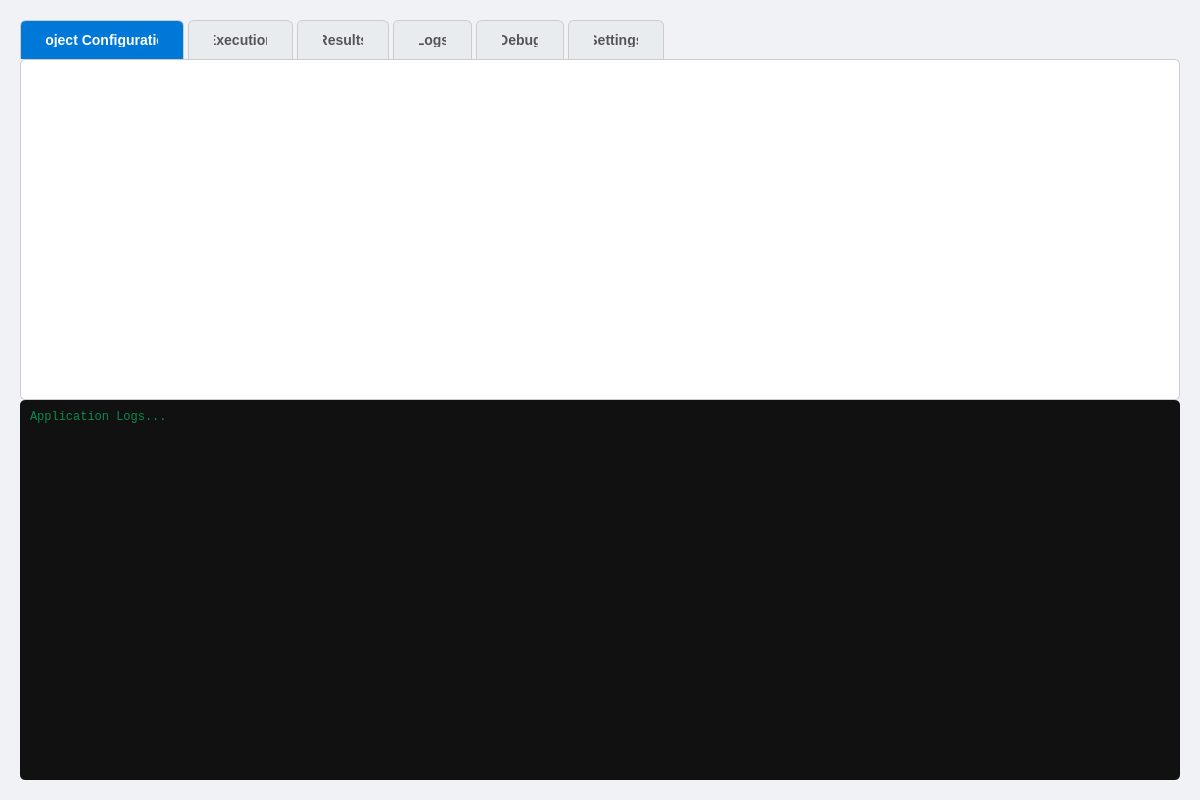
<?xml version="1.0" encoding="UTF-8"?>
<ui version="4.0">
 <class>MainWindowUI</class>
 <widget class="QWidget" name="MainWindowUI">
  <property name="geometry">
   <rect>
    <x>0</x>
    <y>0</y>
    <width>1200</width>
    <height>800</height>
   </rect>
  </property>
  <property name="windowTitle">
   <string>PCB Tester</string>
  </property>
  <property name="styleSheet">
   <string notr="true">QWidget#MainWindowUI {
    background-color: #f0f2f5;
}
QTabWidget::pane {
    border: 1px solid #ccc;
    border-radius: 5px;
    background: white;
}
QTabBar::tab {
    background: #e9ecef;
    color: #555;
    padding: 12px 25px;
    border: 1px solid #ccc;
    border-bottom: none;
    border-top-left-radius: 6px;
    border-top-right-radius: 6px;
    margin-right: 4px;
    font-weight: bold;
    font-family: Arial, sans-serif;
    font-size: 14px;
}
QTabBar::tab:selected {
    background: #0078d7;
    color: white;
}
QTabBar::tab:hover:!selected {
    background: #d4dae0;
}
QPushButton {
    background-color: qlineargradient(x1:0, y1:0, x2:0, y2:1, stop:0 #0078d7, stop:1 #005a9e);
    color: white;
    font-family: Arial, sans-serif;
    font-size: 14px;
    font-weight: bold;
    padding: 10px;
    border-radius: 5px;
    border: none;
}
QPushButton:hover {
    background-color: qlineargradient(x1:0, y1:0, x2:0, y2:1, stop:0 #0088e7, stop:1 #006ac1);
}
QPushButton:pressed {
    background-color: #004578;
}</string>
  </property>

  <layout class="QVBoxLayout" name="mainLayout">
   <property name="spacing">
    <number>0</number>
   </property>
   <property name="leftMargin">
    <number>20</number>
   </property>
   <property name="topMargin">
    <number>20</number>
   </property>
   <property name="rightMargin">
    <number>20</number>
   </property>
   <property name="bottomMargin">
    <number>20</number>
   </property>

   <!-- ================= TAB WIDGET ================= -->
   <item>
    <widget class="QTabWidget" name="tabWidget">
     <widget class="QWidget" name="tabProject">
      <attribute name="title">
       <string>Project Configuration</string>
      </attribute>
      <layout class="QVBoxLayout" name="layoutProject"/>
     </widget>

     <widget class="QWidget" name="tabExecution">
      <attribute name="title">
       <string>Execution</string>
      </attribute>
      <layout class="QVBoxLayout" name="layoutExecution"/>
     </widget>

     <widget class="QWidget" name="tabResults">
      <attribute name="title">
       <string>Results</string>
      </attribute>
      <layout class="QVBoxLayout" name="layoutResults"/>
     </widget>

     <widget class="QWidget" name="tabLogs">
      <attribute name="title">
       <string>Logs</string>
      </attribute>
      <layout class="QVBoxLayout" name="layoutLogs"/>
     </widget>

     <widget class="QWidget" name="tabDebug">
      <attribute name="title">
       <string>Debug</string>
      </attribute>
      <layout class="QVBoxLayout" name="layoutDebug"/>
     </widget>

     <widget class="QWidget" name="tabSettings">
      <attribute name="title">
       <string>Settings</string>
      </attribute>
      <layout class="QVBoxLayout" name="layoutSettings"/>
     </widget>
    </widget>
   </item>

   <!-- ================= GLOBAL LOG VIEW ================= -->
   <item>
    <widget class="QPlainTextEdit" name="plainTextEdit_mainLogs">
     <property name="readOnly">
      <bool>true</bool>
     </property>
     <property name="maximumHeight">
      <number>40</number>
     </property>
     <property name="placeholderText">
      <string>Application Logs...</string>
     </property>
     <property name="styleSheet">
      <string notr="true">
QPlainTextEdit {
    background-color: #111;
    color: #00ff90;
    font-family: Consolas, monospace;
    font-size: 12px;
    border-radius: 5px;
    padding: 6px;
}
      </string>
     </property>
    </widget>
   </item>

  </layout>
 </widget>

 <resources/>
 <connections/>
</ui>
